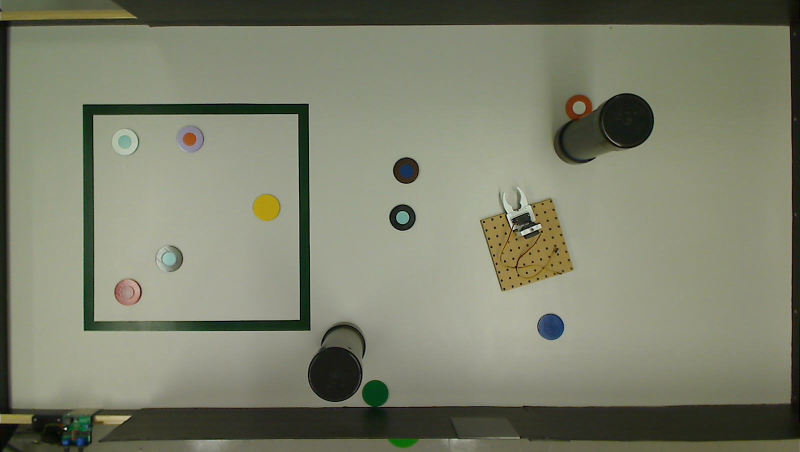
#> input picture scripts/detection/images/camera_monde2.jpg, 1600 x 904 px (shown at 1/2 size)
$ python detect_shape.py
#> lines starting #> are read from the running program, lines starting #| are printed output that depends on the picture; after the words box and inside, x2 and y2 are one past the last pixel; in counts of white or black regions, pixels touching at a corner belong together
### scripts/detection/stack_images.py
import numpy as np
import cv2


def stackImages(scale, image_array):
    rows = len(image_array)
    cols = len(image_array[0])
    rows_available = isinstance(image_array[0], list)
    width = image_array[0][0].shape[1]
    height = image_array[0][0].shape[0]
    if rows_available:
        for x in range(0, rows):
            for y in range(0, cols):
                if image_array[x][y].shape[:2] == image_array[0][0].shape[:2]:
                    image_array[x][y] = cv2.resize(image_array[x][y], (0, 0), None, scale, scale)
                else:
                    image_array[x][y] = cv2.resize(image_array[x][y], (image_array[0][0].shape[1], image_array[0][0].shape[0]),
                                                   None, scale, scale)
                if len(image_array[x][y].shape) == 2: image_array[x][y] = cv2.cvtColor(image_array[x][y], cv2.COLOR_GRAY2BGR)
        images_blank = np.zeros((height, width, 3), np.uint8)
        hor = [images_blank] * rows
        for x in range(0, rows):
            hor[x] = np.hstack(image_array[x])
        ver = np.vstack(hor)
    else:
        for x in range(0, rows):
            if image_array[x].shape[:2] == image_array[0].shape[:2]:
                image_array[x] = cv2.resize(image_array[x], (0, 0), None, scale, scale)
            else:
                image_array[x] = cv2.resize(image_array[x], (image_array[0].shape[1], image_array[0].shape[0]), None, scale, scale)
            if len(image_array[x].shape) == 2: image_array[x] = cv2.cvtColor(image_array[x], cv2.COLOR_GRAY2BGR)
        hor = np.hstack(image_array)
        ver = hor
    return ver

### scripts/detection/detect_shape.py
import cv2
import stack_images


class DetectShapes:
    def __init__(self, image):
#> called with image = 'images/camera_monde2.jpg'
        self.image_shape = cv2.imread(image)
#> self.image_shape is the input picture: shape (904, 1600, 3); mean B, G, R 108.1, 127.7, 124.7

    def detect_shapes(self):
        image_copy = self.image_shape.copy()
        image_gray = cv2.cvtColor(self.image_shape, cv2.COLOR_BGR2GRAY)
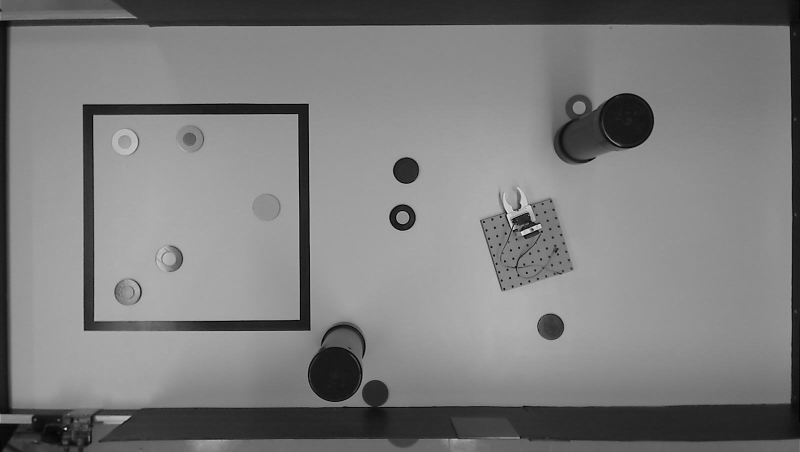
#> image_gray: shape (904, 1600) (shown at 1/2 size); min 0, max 242, mean 124.6
        image_blur = cv2.GaussianBlur(image_gray, (7, 7), 1)

        image_canny = cv2.Canny(image_blur, 50, 50)
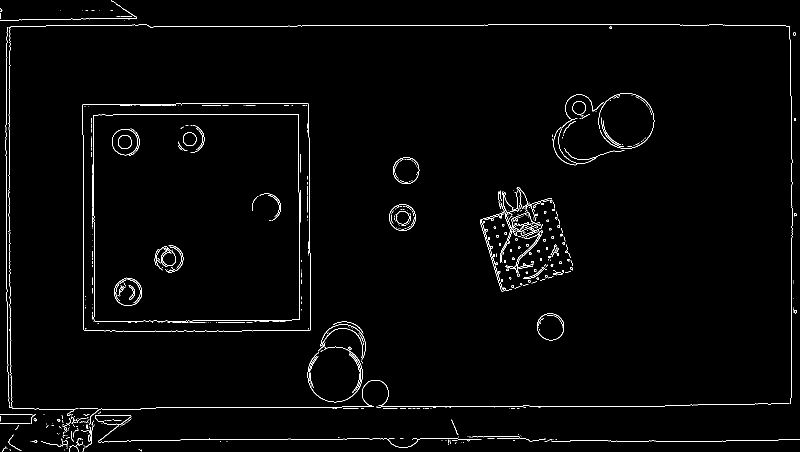
#> image_canny: shape (904, 1600) (shown at 1/2 size); 1.6% white in thin lines or dots

        # draw contours
        self.get_contours(image_canny, image_copy)
#> in get_contours, `contours, hierarchy = cv2.findContours(image_canny, cv2.RETR_EXTERNAL,..`: contours = 419 contours, 391 with area under 20; largest, box (x1, y1, x2, y2) and area: (165, 206, 622, 663) 205432, (1074, 627, 1128, 681) 2256, (778, 408, 832, 462) 2188, (786, 314, 839, 368) 2168, (1145, 202, 1172, 229) 549
#> the loop in get_contours, `for contour in contours:` made 419 passes
#> (contour_area, perimeter, approx_corner, object_corner, x, y, width, height) on pass 109: (78, 2062.6, [[193, 830], [962, 878], [194, 830]], 3, 193, 830, 770, 49)
#> (contour_area, perimeter, object_corner, x, y, width, height) on passes 49, 61, 62, 147, 158, 161: (22, 106.5, 5, 16, 869, 27, 33), (20.5, 16.9, 10, 128, 855, 6, 6), (49, 109, 6, 162, 854, 20, 30), (61, 1528.5, 7, 178, 760, 585, 90), (29, 257.2, 5, 698, 705, 23, 71), (85.5, 713.2, 10, 618, 693, 104, 112)
#| 27 33
#| 6 6
#| 20 30
#| 770 49
#| 585 90
#| 23 71
#| 104 112
#| 81 60
#> (further printed lines are left out)

        image_stack_canny = stack_images.stackImages(0.6,
                                                     ([self.image_shape, image_gray, image_blur],
                                                      [image_canny, image_copy,
                                                       image_copy]))
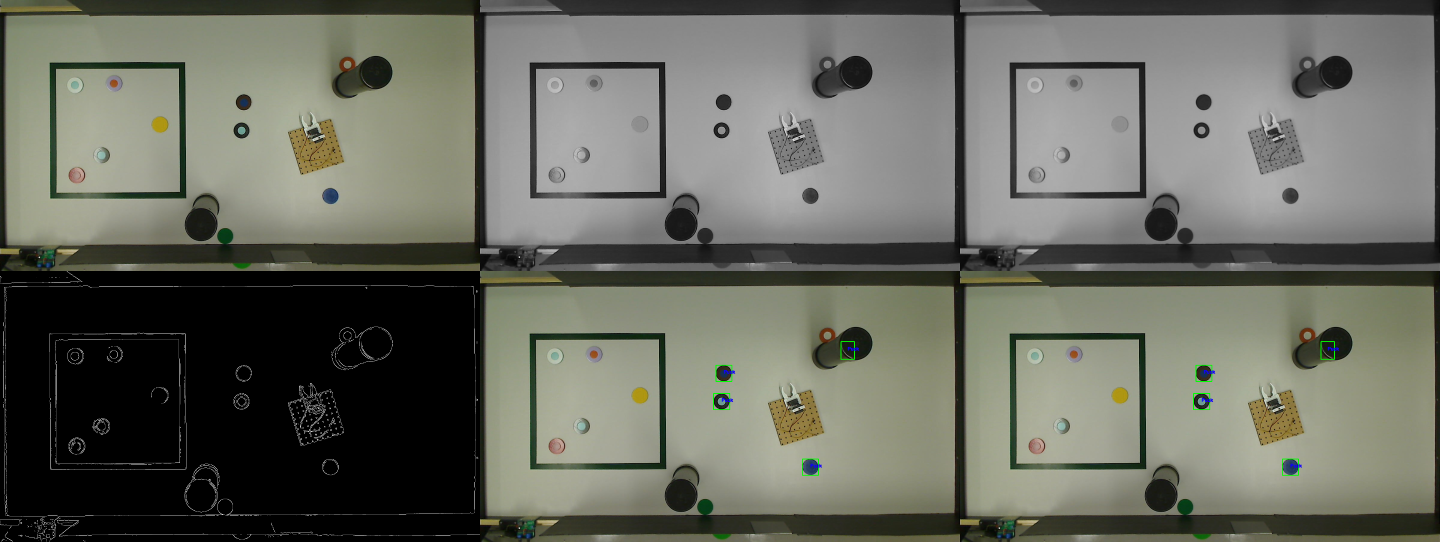
#> image_stack_canny: shape (1084, 2880, 3) (shown at 1/2 size); mean B, G, R 96.2, 106.1, 104.4

        cv2.imshow("Images stack", image_stack_canny)

        cv2.waitKey(10000)

    def get_contours(self, image_canny, image_copy):
        contours, hierarchy = cv2.findContours(image_canny, cv2.RETR_EXTERNAL, cv2.CHAIN_APPROX_NONE)

        for contour in contours:
            contour_area = cv2.contourArea(contour)

            if contour_area > 20:

                perimeter = cv2.arcLength(contour, False)

                approx_corner = cv2.approxPolyDP(contour, 0.03 * perimeter, False)

                object_corner = len(approx_corner)

                x, y, width, height = cv2.boundingRect(approx_corner)

                print(width, height)
                self.detect_puck(height, image_copy, width, x, y, contour)

    def detect_puck(self, height, image_copy, width, x, y, contours):
        if 40 < width < 60 and 40 < height < 60:
            cv2.rectangle(image_copy, (x, y), (x + width, y + height), (0, 255, 0), 2)
            object_type = "Puck"
            cv2.putText(image_copy, object_type,
                        (x + (width//2), y + (height//2)), cv2.FONT_HERSHEY_SIMPLEX, 0.5,
                        (255, 0, 15), 2)


detect_shapes = DetectShapes("images/camera_monde2.jpg")

detect_shapes.detect_shapes()

$ run again, with scripts/detection/images/camera_monde_exemple1.jpg copied over scripts/detection/images/camera_monde2.jpg
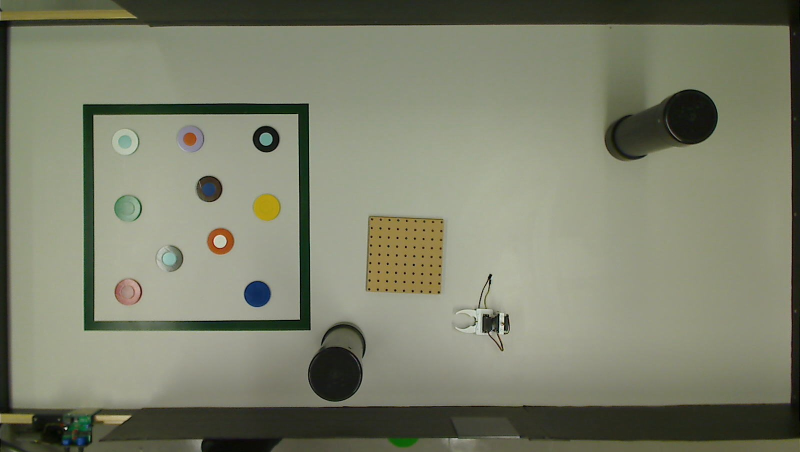
#> input picture scripts/detection/images/camera_monde_exemple1.jpg, 1600 x 904 px (shown at 1/2 size)
#> in __init__, self.image_shape is the input picture: shape (904, 1600, 3); mean B, G, R 107.6, 127.6, 124.6
#> in detect_shapes, `image_canny = cv2.Canny(image_blur, 50, 50)`:
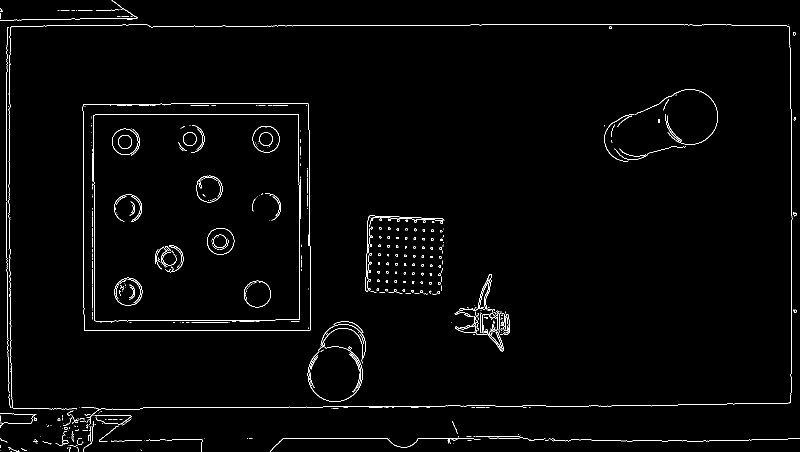
#> image_canny: shape (904, 1600) (shown at 1/2 size); 1.6% white in thin lines or dots
#> contours = 348 contours, 329 with area under 20; largest, box (x1, y1, x2, y2) and area: (165, 206, 622, 662) 205096, (964, 627, 1008, 703) 1695, (641, 648, 732, 719) 1026, (956, 548, 991, 631) 831, (1269, 178, 1436, 290) 96
#> the loop in get_contours, `for contour in contours:` made 348 passes
#> (contour_area, perimeter, approx_corner, object_corner, x, y, width, height) on pass 38: (46, 950.6, [[568, 876], [541, 903], [960, 878], [569, 876]], 4, 541, 876, 420, 28)
#> (printed output is left out)
#> in detect_shapes, `image_stack_canny = stack_images.stackImages(0.6, ([self.image_shape, ..`:
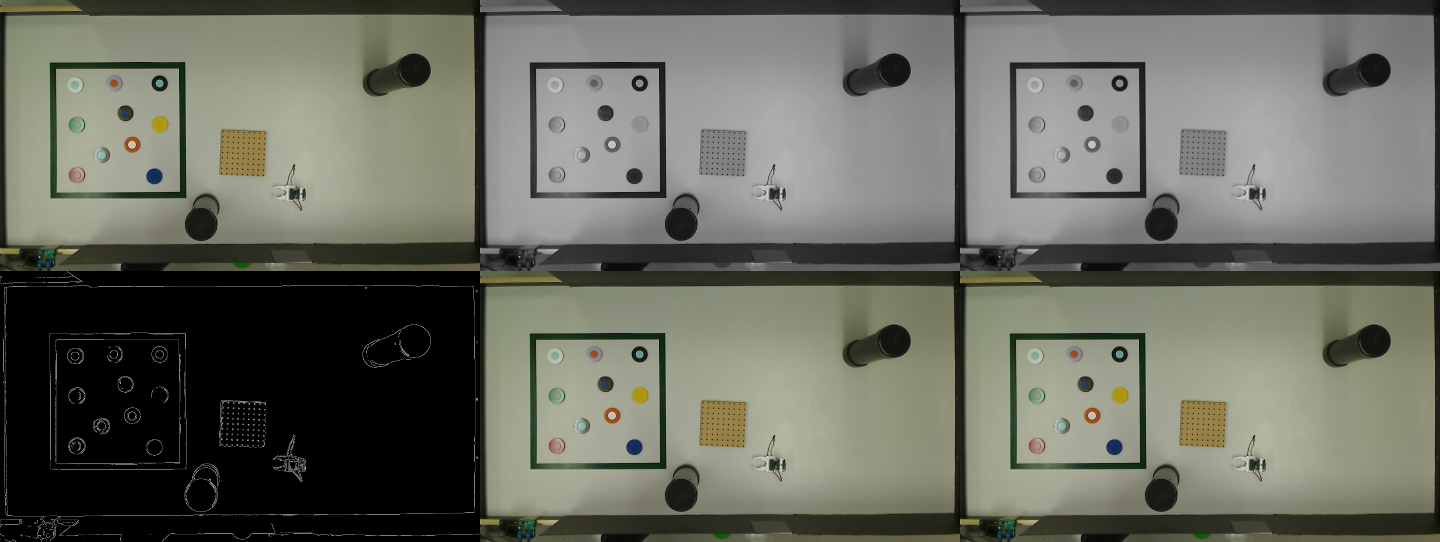
#> image_stack_canny: shape (1084, 2880, 3) (shown at 1/2 size); mean B, G, R 95.9, 105.9, 104.4
